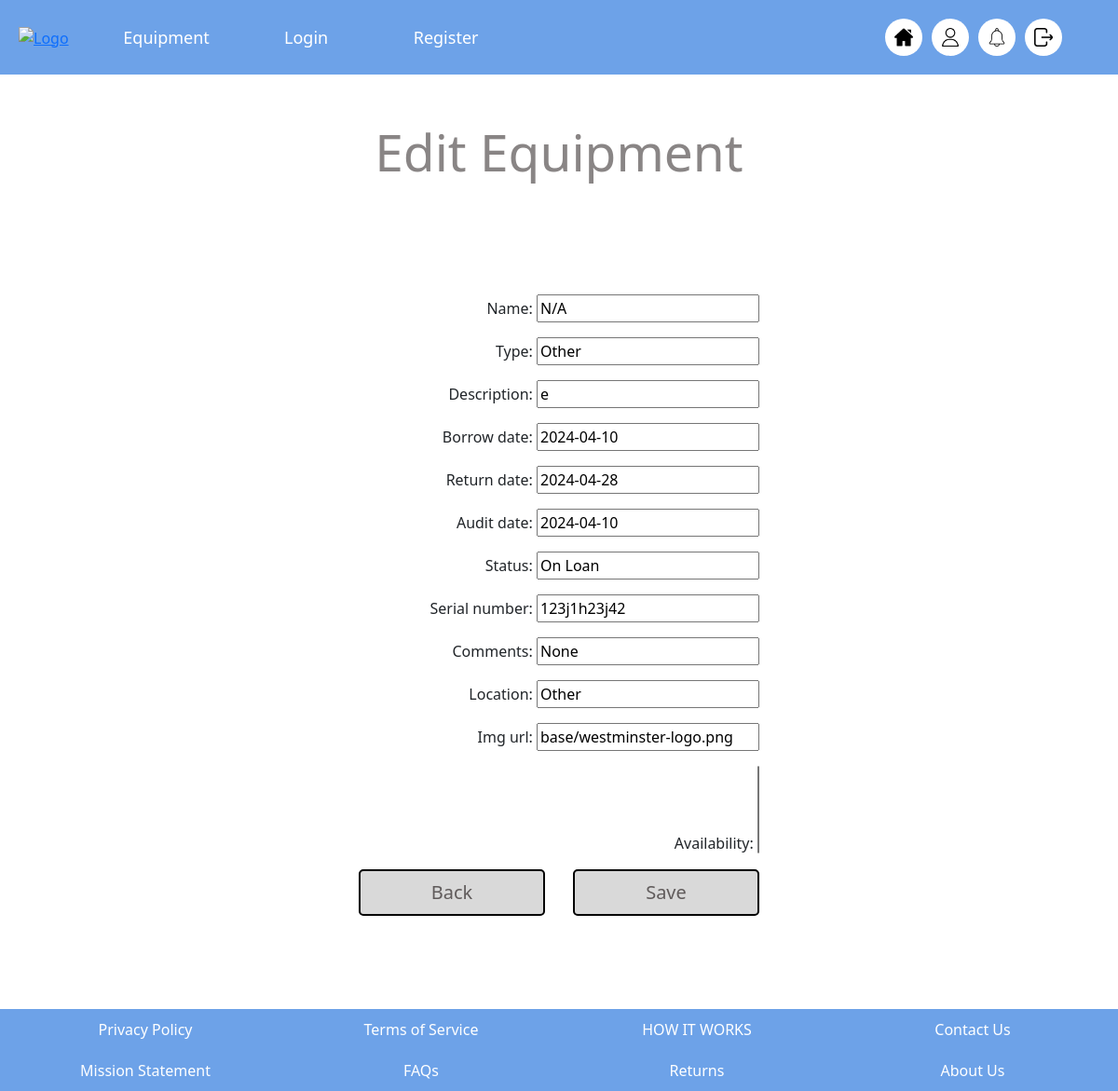
The page /edit_equipment/4/ on the database as committed earlier.
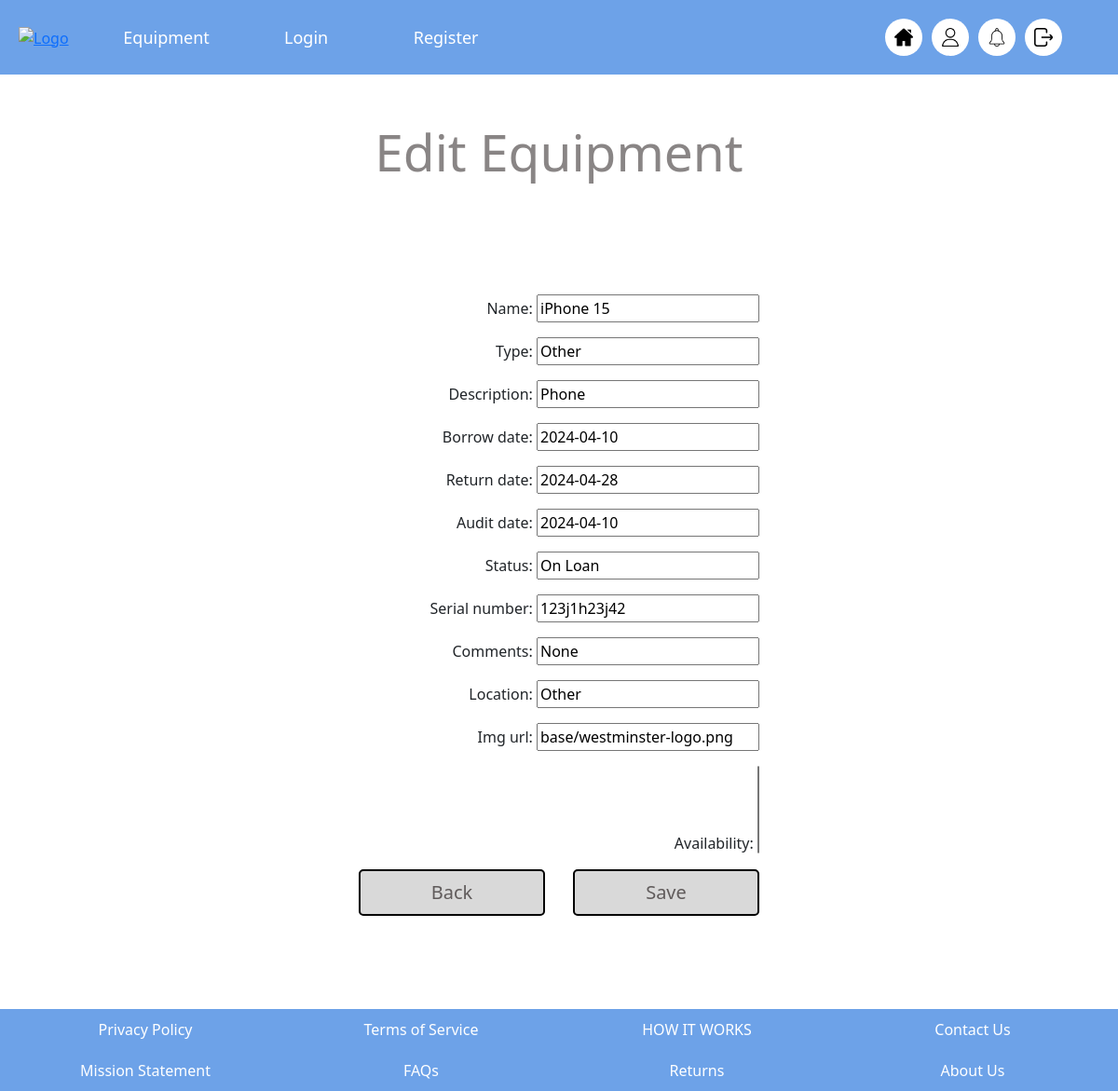
The same page on the database as committed later.
### base/models.py (models this page shows, shortened)
class Equipment(models.Model):
    name = models.CharField(max_length=254, default="N/A")
    type = models.CharField( max_length=254, default="Other")
    description = models.CharField(max_length=254)
    borrow_date = models.DateField(null=True)
    return_date = models.DateField(null=True)
    audit_date = models.DateField(null=True)
    status = models.CharField( max_length=254, null=True)
    serial_number = models.CharField( max_length=50, null=True)
    comments = models.CharField( max_length=254, default="None")
    location = models.CharField(max_length=254, default="Other")
    img_url = models.CharField(max_length=254, default="base/westminster-logo.png")
    updated = models.DateTimeField(auto_now=True)
    created = models.DateTimeField(auto_now=True)
    availability = models.ManyToManyField(User, related_name='reserved_equipment', blank=True)

### base/views.py (the view)
# urls.py: path('edit_equipment/<int:id>/', views.edit_equipment, name='edit_equipment'),
def edit_equipment(request, id):
    equipment = Equipment.objects.get(id=id)
    if request.method == "POST":
        form = EditEquipmentForm(request.POST, instance=equipment)
        if form.is_valid():
            form.save()
            return redirect("equipment_list")
    else:
        form = EditEquipmentForm(instance=equipment)
    return render(request, "base/edit-equipment.html", {"form": form})

### base/forms.py
class EditEquipmentForm(forms.ModelForm):
    class Meta:
        model = Equipment
        fields = "__all__"

### base/templates/base/edit-equipment.html (shortened to what this page needs)
{% extends 'main.html' %} {% block content %}
<main>
  <h1>Edit Equipment</h1>
  <form class="edit-equipment-form" method="post">
    {{ form.as_p }}
    <div class="signup-btn-section">
      <a class="form-button" href="{% url 'equipment_list' %}">Back</a>
      <button type="submit" class="form-button">Save</button>
    </div>
  </form>
</main>
{% endblock content %}

### templates/main.html (shortened to what this page needs)
{% load static %}
<!DOCTYPE html>
<html lang="en">
<head>
    {% load bootstrap5 %}
    {% bootstrap_css %}
    <link rel="stylesheet" type="text/css" href="{% static 'main-style.css' %}">
</head>
<body>
    {% include 'navbar.html' %}
    <div class="container">
        {% block content %}
        {% endblock content %}
    </div>
    {% include 'footer.html' %}
</body>
</html>

### templates/navbar.html (shortened to what this page needs)
{% load static %}
<nav>
  <div class="nav-left">
    <a href="landing_page">
      <img src={% static 'base/westminster-logo.png' %} class="logo"
      style="height:50px; width:50px;" alt="Logo" />
    </a>
    <ul>
      <li>
        <a href={% url 'equipment_list' %}>Equipment</a>
      </li>
      <li>
        <a href={% url 'login' %}>Login</a>
      </li>
      <li>
        <a href={% url 'sign_up' %}>Register</a>
      </li>
    </ul>
  </div>
  <div class="nav-right">
    <ul>
      <li>
        <a href="#">
          <img src={% static 'base/home-icon.png' %} class="nav-icon" alt="Home
          icon" />
        </a>
      </li>
      <li>
        <a href="#">
          <img src={% static 'base/user-icon.png' %} class="nav-icon" alt="User
          icon" />
        </a>
      </li>
      <li>
        <a href="#">
          <img src={% static 'base/alert-icon.png' %} class="nav-icon"
          alt="Alert icon" />
        </a>
      </li>
      <li>
        <a href="#">
          <img src={% static 'base/exit-icon.png' %} class="nav-icon" alt="Exit
          icon" />
        </a>
      </li>
    </ul>
  </div>
</nav>

### templates/footer.html (shortened to what this page needs)
{% load static %}
<footer>
    <div class="row">
        <div>Privacy Policy</div>
        <div>Terms of Service</div>
        <div>HOW IT WORKS</div>
        <div>Contact Us</div>
    </div>
    <div class="row">
        <div>Mission Statement</div>
        <div>FAQs</div>
        <div>Returns</div>
        <div>About Us</div>
    </div>
</footer>

### static/main-style.css (style rules this page uses)
.container { display: flex; flex-direction: column; min-height: 71vh; }
main { display: flex; flex-direction: column; align-items: center; }
h1 { padding: 50px 0; color: #898585; font-size: 55px; font-weight: 100; margin-bottom: 70px; }
.form-button { display: flex; align-items: center; justify-content: center; width: 200px; height: 50px; font-size: 20px; text-decoration: none; background-color: #d9d9d9; color: #605b5b; border-radius: 5px; border: 2px solid black; }
.signup-btn-section { display: flex; gap: 30px; }

### templates/navbar.html (style rules this page uses)
nav { display: flex; justify-content: space-between; align-items: center; background-color: rgba(13, 101, 217, 0.6); padding: 0 20px; height: 80px; }
.nav-left { display: flex; align-items: center; }
ul { display: flex; list-style: none; margin: 0 30px 0; padding: 0; }
li { display: flex; align-items: center; justify-content: center; }
.nav-left li { width: 150px; height: 80px; font-size: 18px; }
.nav-right li { border-radius: 100%; margin-right: 10px; background-color: white; width: 40px; height: 40px; }
.nav-left li a { display: flex; align-items: center; justify-content: center; color: white; text-decoration: none; height: 100%; width: 100%; }
.nav-right li a { display: flex; align-items: center; }
.nav-icon { width: 20px; }

### base/templates/base/edit-equipment.html (style rules this page uses)
.edit-equipment-form { display: flex; flex-direction: column; align-items: flex-end; }

### templates/footer.html (style rules this page uses)
footer { display: flex; flex-direction: column; height: auto; margin-top: 100px; background-color: rgba(13, 101, 217, 0.6); color: white; font-weight: 200; }
.row { display: flex; justify-content: space-between; padding: 10px 20px; }
.row > div { flex: 1; text-align: center; }

Rows that differ between the two databases and show on the page:
changed Equipment "Other": name "N/A" → "iPhone 15"; description "e" → "Phone"
